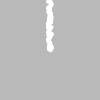
Frame 1 (no input)
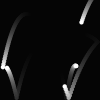
Frame 60 (the mouse pressed at the canvas centre just before this capture)
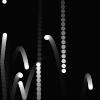
Frame 120 (the mouse held since frame 60 and released just before this capture)

The Processing sketch that drew these frames (run headless with seeded random() and noise(); from frame 60 on, the mouse is pressed at the canvas centre):

// Processing sketch: Example50_10
// ── Example50_10.pde
int num = 80;
LimitedParticle[] p = new LimitedParticle[num];
float radius = 1.2;

void setup() {
  size(100, 100);
  noStroke();
  smooth();
  for (int i = 0; i < p.length; i++) {
    float velX = random(-2, 2);
    float velY = -i;
    // Inputs: x, y, x-velocity, y-velocity, radius
    p[i] = new LimitedParticle(width/2, height/2,
    velX, velY, 2.2);
  }
}

void draw() {
  fill(0, 24);
  rect(0, 0, width, height);
  fill(255);
  for (int i = 0; i < p.length; i++) {
  p[i].update();
  p[i].display();
  }
}
// ── LimitedParticle.pde

class LimitedParticle extends Particle {  
  float friction = 0.99;
  LimitedParticle(int ix, int iy, float ivx, float ivy, float ir) {
  super(ix, iy, ivx, ivy, ir);
  }

  void update() {
    vy *= friction;
    vx *= friction;
    super.update();
    limit();
  }
  
  void limit() {
    if (y > height-radius) {
      vy = -vy;
      y = constrain(y, -height*height, height-radius);
      }
      if ((x < radius) || (x > width-radius)) {
      vx = -vx;
      x = constrain(x, radius, width-radius);
    }
  }
}
// ── Particle.pde
class Particle {
  float x, y; // The x- and y-coordinates
  float vx, vy; // The x- and y-velocities
  float radius; // Particle radius
  float gravity = 0.1;
  
  Particle(int xpos, int ypos, float velx, float vely, float r) {
    x = xpos;
    y = ypos;
    vx = velx;
    vy = vely;
    radius = r;
  }
  void update() {
    vy = vy + gravity;
    y += vy;
    x += vx;
  }
  void display() {
    ellipse(x, y, radius*2, radius*2);
  }
}
